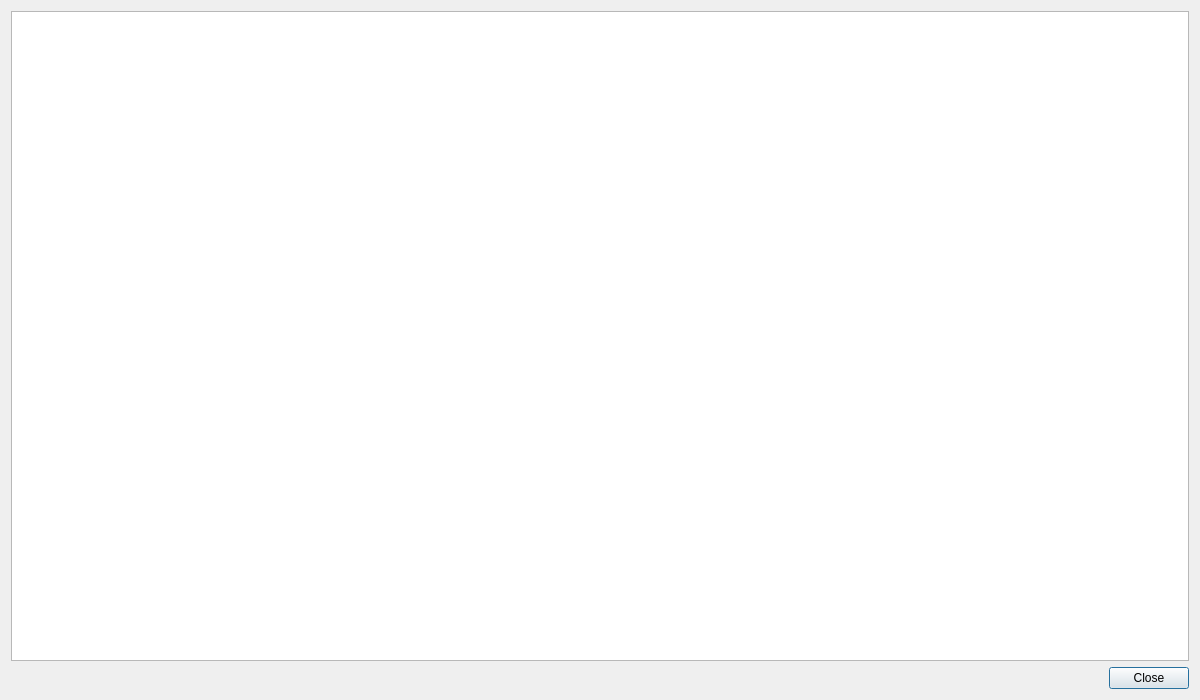
<?xml version="1.0" encoding="UTF-8"?>
<ui version="4.0">
 <class>QSpectrumAnalyzerSettingsHelp</class>
 <widget class="QDialog" name="QSpectrumAnalyzerSettingsHelp">
  <property name="geometry">
   <rect>
    <x>0</x>
    <y>0</y>
    <width>1200</width>
    <height>700</height>
   </rect>
  </property>
  <property name="windowTitle">
   <string>Help - QSpectrumAnalyzer</string>
  </property>
  <layout class="QVBoxLayout" name="verticalLayout">
   <item>
    <widget class="QPlainTextEdit" name="helpTextEdit">
     <property name="undoRedoEnabled">
      <bool>false</bool>
     </property>
     <property name="textInteractionFlags">
      <set>Qt::TextSelectableByKeyboard|Qt::TextSelectableByMouse</set>
     </property>
    </widget>
   </item>
   <item>
    <widget class="QDialogButtonBox" name="buttonBox">
     <property name="orientation">
      <enum>Qt::Horizontal</enum>
     </property>
     <property name="standardButtons">
      <set>QDialogButtonBox::Close</set>
     </property>
    </widget>
   </item>
  </layout>
 </widget>
 <tabstops>
  <tabstop>helpTextEdit</tabstop>
  <tabstop>buttonBox</tabstop>
 </tabstops>
 <resources/>
 <connections>
  <connection>
   <sender>buttonBox</sender>
   <signal>accepted()</signal>
   <receiver>QSpectrumAnalyzerSettingsHelp</receiver>
   <slot>accept()</slot>
   <hints>
    <hint type="sourcelabel">
     <x>224</x>
     <y>672</y>
    </hint>
    <hint type="destinationlabel">
     <x>157</x>
     <y>274</y>
    </hint>
   </hints>
  </connection>
  <connection>
   <sender>buttonBox</sender>
   <signal>rejected()</signal>
   <receiver>QSpectrumAnalyzerSettingsHelp</receiver>
   <slot>reject()</slot>
   <hints>
    <hint type="sourcelabel">
     <x>292</x>
     <y>678</y>
    </hint>
    <hint type="destinationlabel">
     <x>286</x>
     <y>274</y>
    </hint>
   </hints>
  </connection>
 </connections>
</ui>
